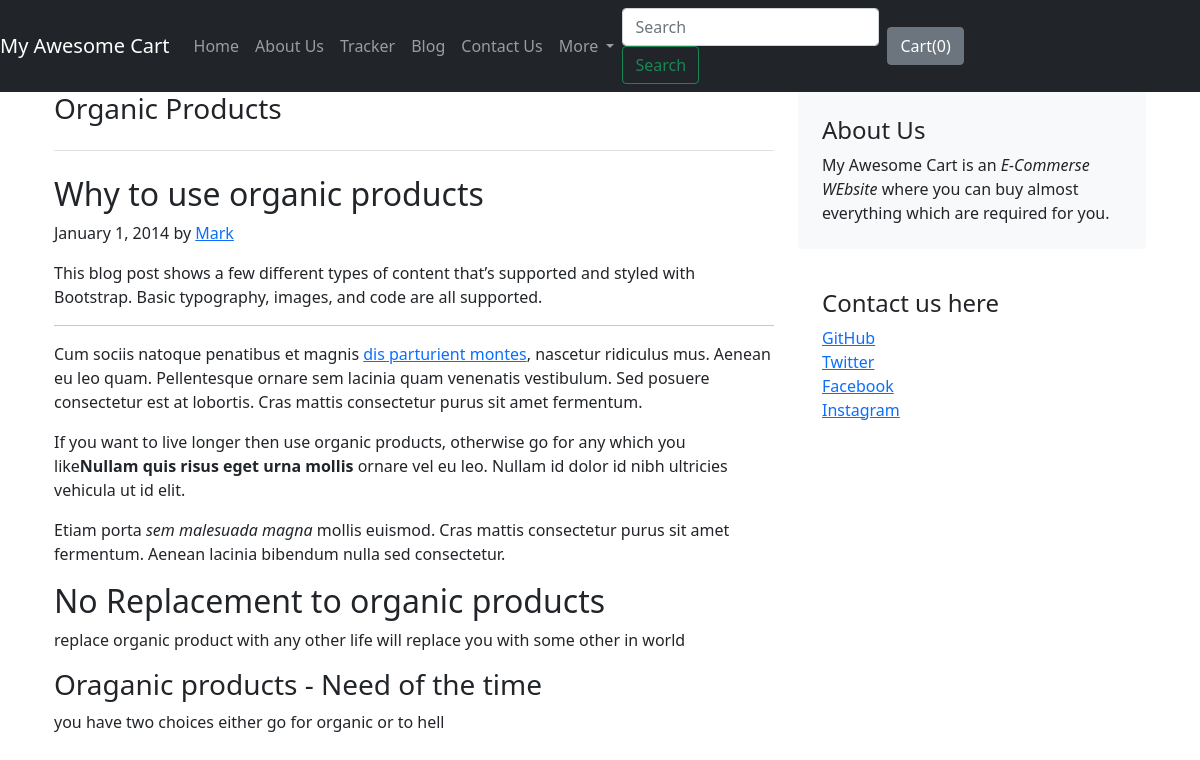
The app's page /blog/blogpost/3 with its own data.
### blog/models.py (models this page shows, shortened)
class Blogpost(models.Model):
    post_id = models.AutoField(primary_key=True)
    title = models.CharField(max_length=50)
    head0 = models.CharField(max_length=500, default="")
    chead0 = models.CharField(max_length=5000, default="")
    head1 = models.CharField(max_length=500, default="")
    chead1 = models.CharField(max_length=5000, default="")
    head2 = models.CharField(max_length=500, default="")
    chead2 = models.CharField(max_length=5000, default="")
    pub_date = models.DateField()
    thumbnail = models.ImageField(upload_to="shop/images", default="")

### blog/views.py (the view)
# urls.py: path('blogpost/<int:id>', views.blogpost, name="blogPost"),
def blogpost(request, id):
    post = Blogpost.objects.filter(post_id=id)[0]  #first post
    return render(request, 'blog/blogpost.html',{'post':post})

### blog/templates/blog/blogpost.html (shortened to what this page needs)
{% extends 'shop/basic.html' %}
{% block body %}
<div class="container">
  <main role="main" class="container">
  <div class="row">
    <div class="col-md-8 blog-main">
      <h3 class="pb-4 mb-4 font-italic border-bottom">
        {{post.title}}
      </h3>
      <div class="blog-post">
        <h2 class="blog-post-title">{{post.head0}}</h2>
        <p class="blog-post-meta">January 1, 2014 by <a href="#">Mark</a></p>
        <p>This blog post shows a few different types of content that’s supported and styled with Bootstrap. Basic typography, images, and code are all supported.</p>
        <hr>
        <p>Cum sociis natoque penatibus et magnis <a href="#">dis parturient montes</a>, nascetur ridiculus mus. Aenean eu leo quam. Pellentesque ornare sem lacinia quam venenatis vestibulum. Sed posuere consectetur est at lobortis. Cras mattis consectetur purus sit amet fermentum.</p>
        <blockquote>
          <p>{{post.chead0}}<strong>Nullam quis risus eget urna mollis</strong> ornare vel eu leo. Nullam id dolor id nibh ultricies vehicula ut id elit.</p>
        </blockquote>
        <p>Etiam porta <em>sem malesuada magna</em> mollis euismod. Cras mattis consectetur purus sit amet fermentum. Aenean lacinia bibendum nulla sed consectetur.</p>
        <h2>{{post.head1}}</h2>
        <p>{{post.chead1}}</p>
        <h3>{{post.head2}}</h3>
        <p>{{post.chead2}}</p>
      </div>
    </div>
    <aside class="col-md-4 blog-sidebar">
      <div class="p-4 mb-3 bg-light rounded">
        <h4 class="font-italic">About Us</h4>
        <p class="mb-0">My Awesome Cart is an <em>E-Commerse WEbsite</em> where you can buy almost everything which are required for you.</p>
      </div>
      <div class="p-4">
        <h4 class="font-italic">Contact us here</h4>
        <ol class="list-unstyled">
          <li><a href="#">GitHub</a></li>
          <li><a href="#">Twitter</a></li>
          <li><a href="#">Facebook</a></li>
          <li><a href="#">Instagram</a></li>
        </ol>
      </div>
    </aside>
  </div>
</main>
</div>
{% endblock %}

### records on screen
Blogpost: title "Organic Products", head0 "Why to use organic products", chead0 "If you want to live longer then use organic products, otherwise go for any which you like", head1 "No Replacement to organic products", chead1 "replace organic product with any other life will replace you with some other in world", head2 "Oraganic products - Need of the time", chead2 "you have two choices either go for organic or to hell"
